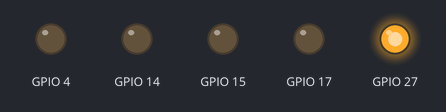
A program run on a simulated Raspberry Pi (BCM pin numbers). Parts: output pins drawn as LEDs (lit = HIGH). What the program prints to the terminal is not drawn. At 25.0 s the program stops and its outputs stay as they are.

Above: at 0.02 s.
At 0.67 s:
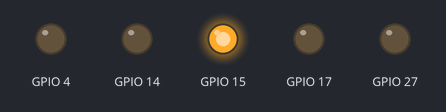
At 1.37 s:
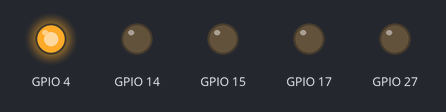
At 2.07 s:
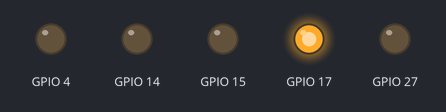
At 2.75 s:
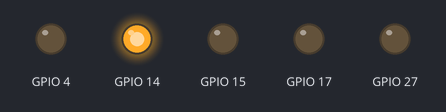
Timing chart, 0 to 3.0 s (numbered marks = the images above):
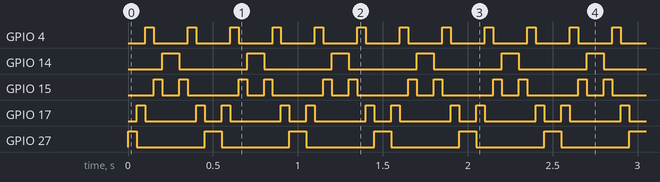

The program:

Coche_fantastico.py
```python
# -*- coding: utf-8 -*-

''' Copyright (C) 2017 Iván Rodríguez Méndez
This software is distributed under the GNU General Public
Licence (version 3 or later); please refer to the file
Licence.txt, included with the software, for details.
'''
# Tutorial creado para el canal de YouTube Piensa 3D

# Tutorial 5: Coche fantástico

#importamos los módulos necesarios para nuestro código
import RPi.GPIO as GPIO
import time
import numpy as np

GPIO.setmode(GPIO.BCM)
GPIO.setup(4, GPIO.OUT) ## GPIO 4
GPIO.setup(17, GPIO.OUT) ## GPIO 17
GPIO.setup(27, GPIO.OUT) ## GPIO 27
GPIO.setup(14, GPIO.OUT) ## GPIO 14
GPIO.setup(15, GPIO.OUT) ## GPIO 15

Leds = np.array
Leds = [27,17,4,15,14]


def Apagar_Leds():
	for i in range(len(Leds)):
		GPIO.output(Leds[i],False)
	return 0

def Encender_Leds():
	for i in range(len(Leds)):
		GPIO.output(Leds[i],True)
		time.sleep(0.05)
		GPIO.output(Leds[i],False)
	for i in range(len(Leds)):
		GPIO.output(Leds[len(Leds)-i-1],True)
		time.sleep(0.05)
		GPIO.output(Leds[len(Leds)-i-1],False)

# Código principal desde el que usamos todas las funciones
Apagar_Leds()

for j in range(50):
	Encender_Leds()

print("Limpiando la configuración de los GPIO")
GPIO.cleanup() ## Hago una limpieza de los GPIO
```

Measured:
- by itself, GPIO 4: alternates HIGH for 0.05 s and LOW for 0.20 s, 200 changes in all, then stays LOW
- by itself, GPIO 14: alternates HIGH for 0.10 s and LOW for 0.40 s, 100 changes in all, then stays LOW
- by itself, GPIO 15: repeats every 0.50 s: LOW 0.10 s, HIGH 0.05 s, LOW 0.30 s, HIGH 0.05 s, until it stays LOW from 24.9 s
- by itself, GPIO 17: repeats every 0.50 s: LOW 0.30 s, HIGH 0.05 s, LOW 0.10 s, HIGH 0.05 s, until it stays LOW from 25.0 s
- by itself, GPIO 27: alternates HIGH for 0.10 s and LOW for 0.40 s, 102 changes in all, then stays LOW
